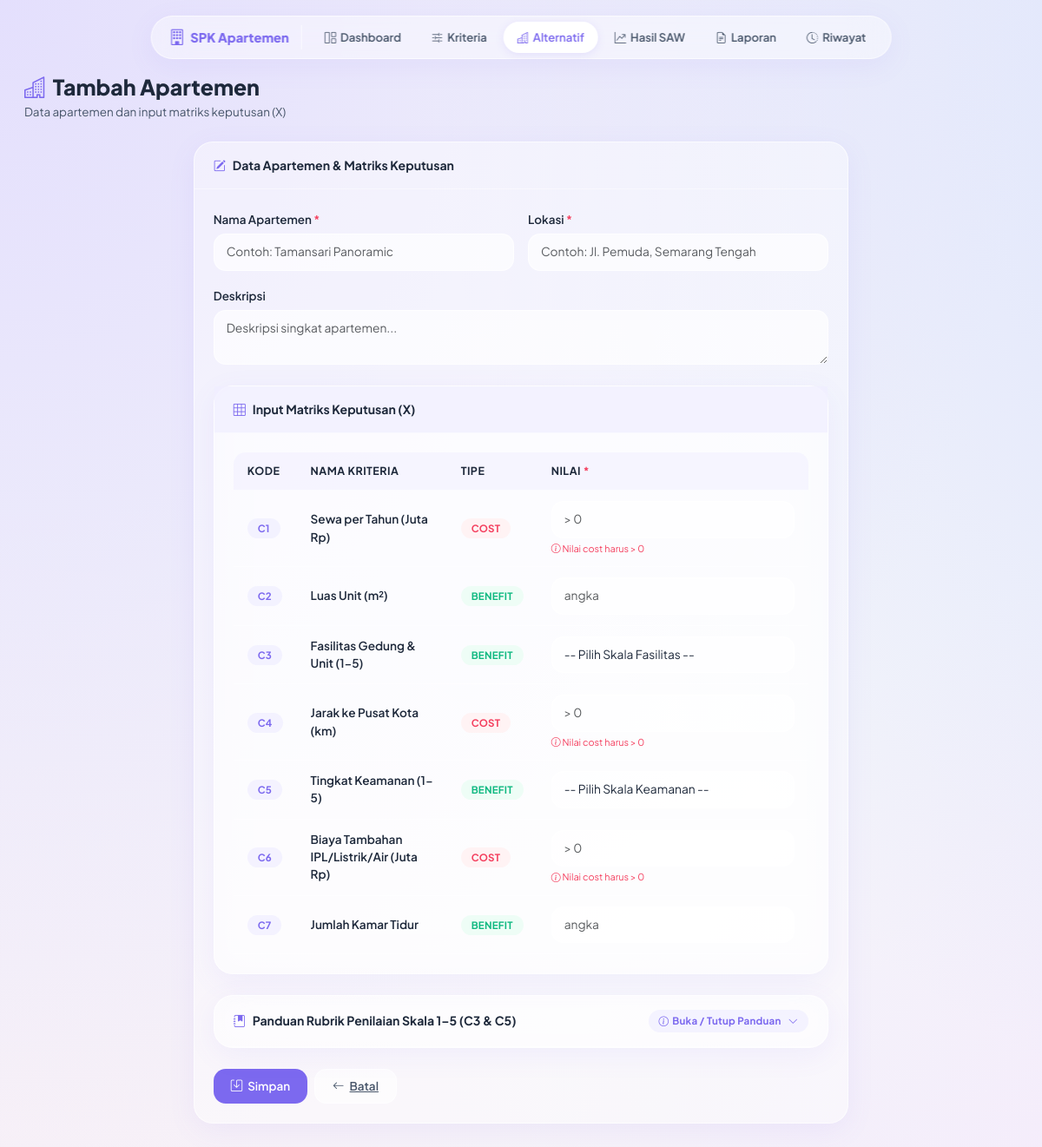
The page /alternatif/tambah on the database its author committed.
### tables this page shows
CREATE TABLE kriteria (
            id      INTEGER PRIMARY KEY AUTOINCREMENT,
            kode    TEXT    NOT NULL UNIQUE,
            nama    TEXT    NOT NULL,
            tipe    TEXT    NOT NULL CHECK(tipe IN ('benefit','cost')),
            bobot   REAL    NOT NULL CHECK(bobot > 0 AND bobot <= 1)
        );

### app.py (the view, shortened to what this page needs)
@app.route("/alternatif/tambah", methods=["GET", "POST"])
def alternatif_tambah():
    conn = get_connection()
    kriterias = fetch_kriterias(conn)
    conn.close()
    return render_template("alternatif_form.html", action="Tambah",
                           kriterias=kriterias, form=request.form if request.method == "POST" else {},
                           alt=None)

### app.py (called while the page is built)
def fetch_kriterias(conn):
    return conn.execute("SELECT * FROM kriteria ORDER BY id").fetchall()

### database.py (called while the page is built)
def get_connection():
    conn = sqlite3.connect(DB_PATH)
    conn.row_factory = sqlite3.Row
    conn.execute("PRAGMA foreign_keys = ON")
    return conn

### templates/alternatif_form.html (shortened to what this page needs)
{% extends "base.html" %}
{% block content %}
<div class="page-header">
  <h1><i class="bi bi-buildings me-2 text-primary-spk"></i>{{ action }} Apartemen</h1>
  <div class="subtitle">Data apartemen dan input matriks keputusan (X)</div>
</div>
<div class="row justify-content-center">
  <div class="col-lg-8">
    <div class="glass-card">
      <div class="card-header-spk">
        <i class="bi bi-pencil-square text-primary-spk"></i>
        Data Apartemen & Matriks Keputusan
      </div>
      <div class="card-pad">
        <form method="POST">
          <div class="row g-3 mb-4">
            <div class="col-md-6">
              <label class="form-label">Nama Apartemen <span style="color:var(--cost-color);">*</span></label>
              <input type="text" name="nama_apartemen" class="form-control"
                     value="{{ form.nama_apartemen if form.nama_apartemen else '' }}"
                     placeholder="Contoh: Tamansari Panoramic" required/>
            </div>
            <div class="col-md-6">
              <label class="form-label">Lokasi <span style="color:var(--cost-color);">*</span></label>
              <input type="text" name="lokasi" class="form-control"
                     value="{{ form.lokasi if form.lokasi else '' }}"
                     placeholder="Contoh: Jl. Pemuda, Semarang Tengah" required/>
            </div>
            <div class="col-12">
              <label class="form-label">Deskripsi</label>
              <textarea name="deskripsi" class="form-control" rows="2"
                        placeholder="Deskripsi singkat apartemen...">{{ form.deskripsi if form.deskripsi else '' }}</textarea>
            </div>
          </div>
          <div class="glass-card mb-4" style="border:1.5px solid var(--primary-soft); box-shadow:none;">
            <div class="card-header-spk" style="background:var(--accent-bg);">
              <i class="bi bi-grid-3x3 text-primary-spk"></i>
              Input Matriks Keputusan (X)
            </div>
            <div class="card-pad">
              {% if kriterias %}
              <div style="overflow-x:auto;">
                <table class="spk-table">
                  <thead>
                    <tr>
                      <th>Kode</th>
                      <th>Nama Kriteria</th>
                      <th>Tipe</th>
                      <th>Nilai <span style="color:var(--cost-color);">*</span></th>
                    </tr>
                  </thead>
                  <tbody>
                    {% for krt in kriterias %}
                    <tr>
                      <td><span class="badge-spk badge-primary">{{ krt.kode }}</span></td>
                      <td style="font-weight:600;">{{ krt.nama }}</td>
                      <td>
                        <span class="badge-spk {% if krt.tipe=='benefit' %}badge-benefit{% else %}badge-cost{% endif %}">
                          {{ krt.tipe | upper }}
                        </span>
                      </td>
                      <td style="min-width:220px;">
                        {% set default_val = '' %}
                        {% if form %}
                          {% if form.get is defined %}
                            {% set default_val = form.get('nilai_' ~ krt.id, '') %}
                          {% elif nilai_map is defined and nilai_map.get((alt.id if alt else 0, krt.id)) is not none %}
                            {% set default_val = nilai_map.get((alt.id if alt else 0, krt.id)) %}
                          {% endif %}
                        {% endif %}
                        {% set cur_val = default_val|int if default_val != '' and default_val is not none else -1 %}
                        {% if krt.kode|upper == 'C3' %}
                          <select name="nilai_{{ krt.id }}" class="form-select form-select-sm" style="min-width: 210px;" required>
                            <option value="" {% if default_val == '' %}selected{% endif %} disabled>-- Pilih Skala Fasilitas --</option>
                          </select>
                        {% elif krt.kode|upper == 'C5' %}
                          <select name="nilai_{{ krt.id }}" class="form-select form-select-sm" style="min-width: 210px;" required>
                            <option value="" {% if default_val == '' %}selected{% endif %} disabled>-- Pilih Skala Keamanan --</option>
                          </select>
                        {% else %}
                          <input type="number" name="nilai_{{ krt.id }}"
                                 class="form-control"
                                 value="{{ default_val }}"
                                 step="any"
                                 {% if krt.tipe == 'cost' %}min="0.01"{% endif %}
                                 placeholder="{% if krt.tipe == 'cost' %}> 0{% else %}angka{% endif %}"
                                 required
                                 style="font-size:.86rem;"/>
                          {% if krt.tipe == 'cost' %}
                            <div class="form-text" style="color:var(--cost-color); font-size:.68rem;">
                              <i class="bi bi-info-circle"></i> Nilai cost harus &gt; 0
                            </div>
                          {% endif %}
                        {% endif %}
                      </td>
                    </tr>
                    {% endfor %}
                  </tbody>
                </table>
              </div>
              {% else %}
              <div class="text-center py-4" style="color:var(--text-muted);">
                <i class="bi bi-exclamation-triangle" style="font-size:2rem; color:var(--cost-color); opacity:.5;"></i>
                <div class="mt-2">Belum ada kriteria. Tambahkan kriteria terlebih dahulu.</div>
              </div>
              {% endif %}
            </div>
          </div>
          <div class="glass-card mb-4 overflow-hidden" style="border: 1px solid rgba(124, 105, 239, 0.25);">
            <div class="card-header-spk d-flex justify-content-between align-items-center"
                 style="cursor: pointer; user-select: none;"
                 data-bs-toggle="collapse"
                 data-bs-target="#collapseRubrikForm"
                 aria-expanded="false"
                 aria-controls="collapseRubrikForm">
              <div class="d-flex align-items-center gap-2">
                <i class="bi bi-journal-bookmark-fill text-primary-spk"></i>
                <span class="fw-bold" style="font-size: 0.88rem; color: var(--text-primary);">
                  Panduan Rubrik Penilaian Skala 1–5 (C3 &amp; C5)
                </span>
              </div>
              <span class="badge-spk badge-primary d-inline-flex align-items-center gap-1" style="font-size: 0.72rem;">
                <i class="bi bi-info-circle"></i> Buka / Tutup Panduan <i class="bi bi-chevron-down ms-1"></i>
              </span>
            </div>
          </div>
          <div class="d-flex gap-2">
            <button type="submit" class="btn-spk btn-spk-primary" {% if not kriterias %}disabled{% endif %}>
              <i class="bi bi-save"></i> Simpan
            </button>
            <a href="{{ url_for('alternatif_list') }}" class="btn-spk btn-spk-outline">
              <i class="bi bi-arrow-left"></i> Batal
            </a>
          </div>
        </form>
      </div>
    </div>
  </div>
</div>
{% endblock %}

### rows shown on the page
kriteria: kode "C1", nama "Sewa per Tahun (Juta Rp)", tipe "COST", shows "Nilai cost harus > 0"
kriteria: kode "C2", nama "Luas Unit (m²)", tipe "BENEFIT"
kriteria: kode "C3", nama "Fasilitas Gedung & Unit (1-5)", tipe "BENEFIT", id "-- Pilih Skala Fasilitas --"
kriteria: kode "C4", nama "Jarak ke Pusat Kota (km)", tipe "COST", shows "Nilai cost harus > 0"
kriteria: kode "C5", nama "Tingkat Keamanan (1-5)", tipe "BENEFIT", id "-- Pilih Skala Keamanan --"
kriteria: kode "C6", nama "Biaya Tambahan IPL/Listrik/Air (Juta Rp)", tipe "COST", shows "Nilai cost harus > 0"
kriteria: kode "C7", nama "Jumlah Kamar Tidur", tipe "BENEFIT"

### other values the page prints
{{ action }} "Tambah"
